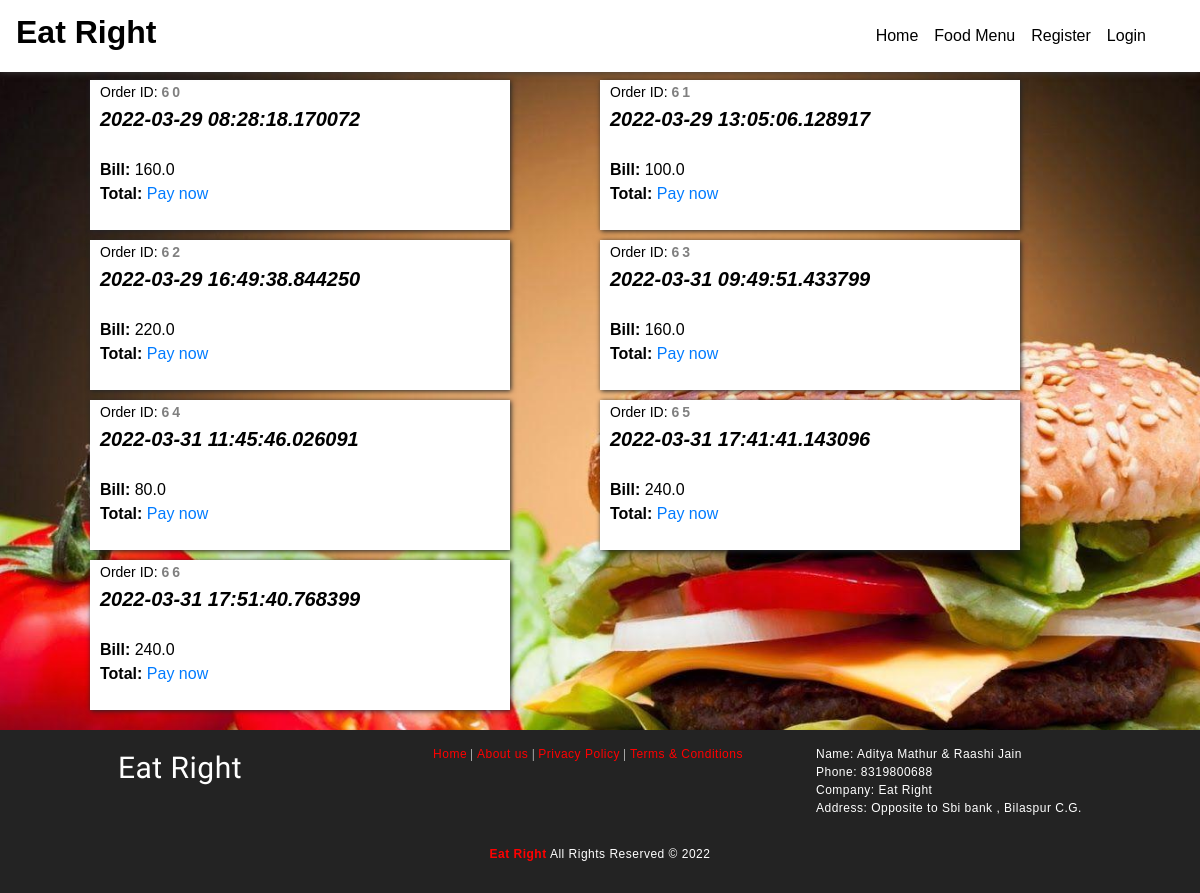
The page /orders on the database its author committed.
### foodapp/models.py (models this page shows)
class Order(models.Model):
	OrderId   = models.AutoField(primary_key=True)
	CustEmail = models.CharField(max_length=30)
	OrderDate = models.CharField(max_length=40)
	TotalBill = models.FloatField(max_length=50)
	class Meta:
		db_table = "FP_Order"

### foodapp/views.py (the view)
# urls.py: path('orders',views.getorder),
def getorder(request):
	orders = Order.objects.all()
	return render(request,'orderlist.html',{'orderlist':orders})

### Templates/foodapp/orderlist.html (shortened to what this page needs)
<!DOCTYPE html>
<html lang="en" dir="ltr">
  <head>
	{% load static %}
    <link rel="stylesheet" type="text/css" href="{% static 'css/imperial_style.css' %}" />
    <link rel="stylesheet" type="text/css" href="{% static 'css/master.css' %}" />
    <link rel="stylesheet" href="https://use.fontawesome.com/releases/v5.7.2/css/all.css">
    <link rel="stylesheet" href="https://use.fontawesome.com/releases/v5.3.1/css/all.css">
<link rel="stylesheet" href="https://stackpath.bootstrapcdn.com/bootstrap/4.4.1/css/bootstrap.min.css">
  </head>
    <nav class="navbar navbar-expand-lg navbar-light" style="position: fixed;width:100%;background-image: linear-gradient(180deg,#FFF,#FFF);box-shadow: 0px 0px 7px 0px #404040;">
      <a class="navbar-brand" href="/"><h2 style="color:black;font-family:sans-serif;font-weight:bolder;"><b>Eat Right</b></h2></a>
      <div class="collapse navbar-collapse" id="navbarSupportedContent">
        <ul class="navbar-nav" style="margin-left:auto!important;margin-right:30px;">
          <li class="nav-item active">
            <a class="nav-link" id="nav-link" href="home">Home <span class="sr-only">(current)</span></a>
          </li>
          <li class="nav-item active">
            <a class="nav-link" id="nav-link" href="allfood">Food Menu <span class="sr-only">(current)</span></a>
          </li>
          {% if request.session.CustId is None and request.session.AdminId is None %}
          <li class="nav-item active">
            <a class="nav-link" id="nav-link" href="addcustomer">Register <span class="sr-only">(current)</span></a>
          </li>
          {% endif %}
          {% if request.session.CustId is None and request.session.AdminId is None %}
          <li class="nav-item active">
            <a class="nav-link" id="nav-link" href="login">Login <span class="sr-only">(current)</span></a>
          </li>
          {% endif %}
        </ul>
      </div>
    </nav>
    <main style="margin-top:80px;">
      <form action="placeorder" method="post">
{% for o in orderlist %}
      <div class="" style="background:#FFF;position: static;width:35%;height:150px;margin-left: 7.5%;float:left;box-shadow:1px 1px 5px;margin-bottom:10px;">
        <span style="color:black;float:left;margin-left:10px;"><span style="font-size:14px;">Order ID: <b style="letter-spacing: 3px;color: grey;">{{o.OrderId}}</b></span><br /><b style="font-size:20px;"><i>{{o.OrderDate}}</i></b><br/>
<br />
<tr>
<td><b>Bill:  </b></td><td>{{o.TotalBill}}</td><br /><td><b>Total:  </b></td><td id="tlp" style="color:black;"></td>
</tr><a href="https://imjo.in/jVBYxz">Pay now</a>
      </span>
      </div>
      {% endfor %}
    </form>
    </main>
    <footer>
      <div class="foot-con">
        <div class="fo-cont-1">
            Eat Right
        </div>
        <div class="fo-cont-2">
          <a class="ext-link" href="#">Home</a> |
            <a class="ext-link" href="#">About us</a> |
              <a class="ext-link" href="#">Privacy Policy</a> |
                <a class="ext-link" href="#">Terms & Conditions</a>
        </div>
        <div class="fo-cont-3">
          Name:	Aditya Mathur & Raashi Jain<br />
Phone:	8319800688<br />
Company:	Eat Right<br />
Address: Opposite to Sbi bank , Bilaspur C.G.
        </div>
      </div>
      <a class="ext-link" href="/"><b>Eat Right</b></a> All Rights Reserved © 2022
    </footer>
  </body>
</html>

### foodapp/static/css/imperial_style.css (style rules this page uses)
* { margin: 0; padding: 0; font-family: sans-serif; box-sizing: border-box; text-decoration: none; }
a { color: red; }
#nav-link { font-family: sans-serif; font-weight: 400; color:black; }
footer { margin-top: 10px; padding-top: 15px; padding-bottom: 30px; background-color: #232323; color: white; font-family: sans-serif; font-size:12px; font-weight: normal; letter-spacing: 0.5px; text-align: center; flex-shrink: 0; }
.foot-con { width: 100%; height: 100px; overflow: hidden; }
.fo-cont-1 { width:30%; float: left; text-align: center; font-size: 30px; font-weight: normal; color: ; font-family: 'Bevan', cursive; overflow: hidden; }
.fo-cont-2 { width:38%; float: left; font-size: 12px; text-align: center; font-weight: normal; color: ; font-family: 'Ultra', serif; overflow: hidden; }
.fo-cont-3 { width:30%; float: left; font-size: 12px; text-align: left; }

### foodapp/static/css/master.css (style rules this page uses)
* { margin: 0; padding: 0; font-family: sans-serif; box-sizing: border-box; text-decoration: none; }
main { margin-top: 50px; flex: 1 0 auto; }
footer { margin-top: 10px; padding-top: 15px; padding-bottom: 30px; background-color: #232323; color: white; font-family: sans-serif; font-size:12px; font-weight: normal; letter-spacing: 0.5px; text-align: center; flex-shrink: 0; }
.ext-link { color: red; }
.foot-con { width: 100%; height: 100px; overflow: hidden; }
.fo-cont-1 { width:30%; float: left; text-align: center; font-size: 30px; font-weight: normal; color: ; font-family: 'Bevan', cursive; overflow: hidden; }
.fo-cont-2 { width:38%; float: left; font-size: 12px; text-align: center; font-weight: normal; color: ; font-family: 'Ultra', serif; overflow: hidden; }
.fo-cont-3 { width:30%; float: left; font-size: 12px; text-align: left; }

### rows shown on the page
Order: OrderId "60", OrderDate "2022-03-29 08:28:18.170072", TotalBill "160.0"
Order: OrderId "61", OrderDate "2022-03-29 13:05:06.128917", TotalBill "100.0"
Order: OrderId "62", OrderDate "2022-03-29 16:49:38.844250", TotalBill "220.0"
Order: OrderId "63", OrderDate "2022-03-31 09:49:51.433799", TotalBill "160.0"
Order: OrderId "64", OrderDate "2022-03-31 11:45:46.026091", TotalBill "80.0"
Order: OrderId "65", OrderDate "2022-03-31 17:41:41.143096", TotalBill "240.0"
Order: OrderId "66", OrderDate "2022-03-31 17:51:40.768399", TotalBill "240.0"
